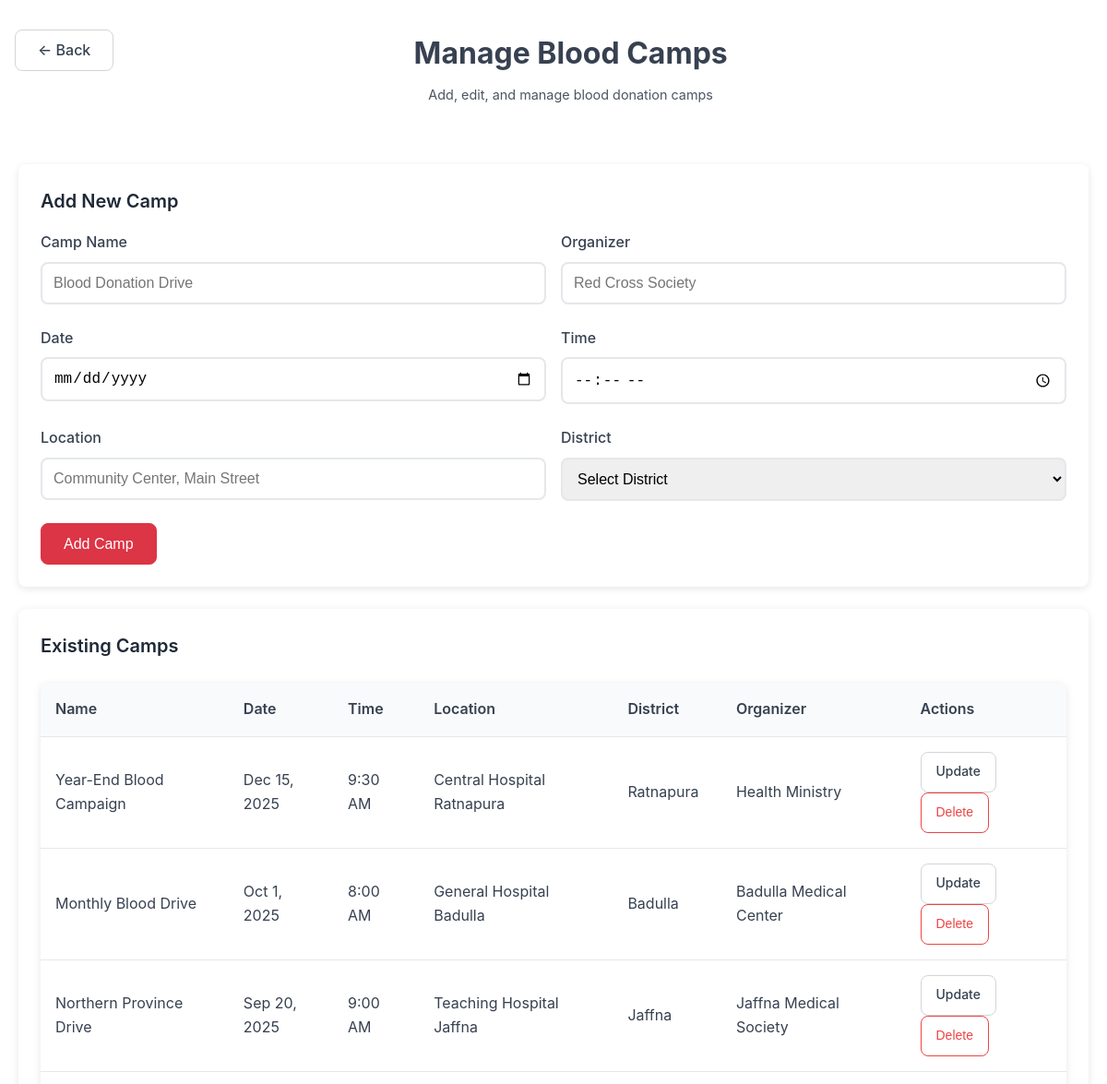
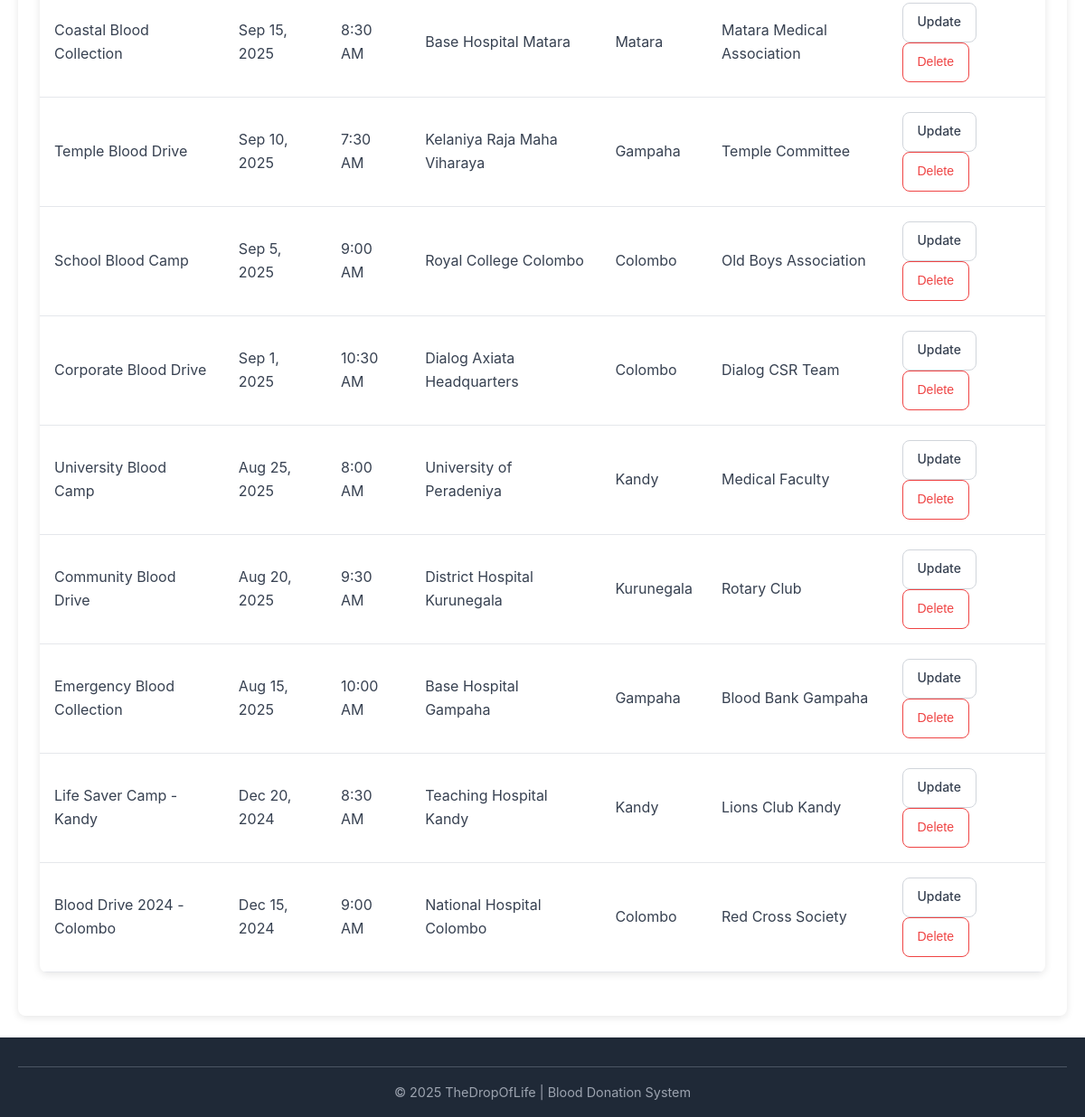
/manage-camps.php, run on the app's committed database (2 pictures, top to bottom).
### tables this page shows
CREATE TABLE camps (
    camp_id INT AUTO_INCREMENT PRIMARY KEY,
    name VARCHAR(100) NOT NULL,
    location VARCHAR(100) NOT NULL,
    district VARCHAR(100),
    date DATE NOT NULL,
    time TIME NOT NULL,
    organizer VARCHAR(100),
    created_at TIMESTAMP DEFAULT CURRENT_TIMESTAMP
);

### manage-camps.php (the view, shortened to what this page needs)
<?php
$edit_camp = null;
try {
    $db = Database::getInstance()->getConnection();
    $stmt = $db->query("SELECT * FROM camps ORDER BY date DESC");
    $camps = $stmt->fetchAll(PDO::FETCH_ASSOC);
} catch (Exception $e) {
    $camps = [];
    $message = '<div class="alert alert--danger">Error fetching camps: ' . $e->getMessage() . '</div>';
}
?>
<!DOCTYPE html>
<html lang="en">
<head>
    <link rel="stylesheet" href="assets/css/style.css">
</head>
<body>
    <main>
        <div class="page-header" style="padding-top: 2rem;">
            <a href="camps.php" class="btn btn--outline">← Back</a>
            <div class="page-header__content">
                <h1>Manage Blood Camps</h1>
                <p class="page-subtitle">Add, edit, and manage blood donation camps</p>
            </div>
        </div>
        <div class="container">
    <div class="card">
        <h2 class="card__title"><?= $edit_camp ? 'Edit Camp' : 'Add New Camp' ?></h2>
        <form method="POST" action="">
            <div class="form-row">
                <div class="form-group">
                    <label class="form-label" for="name">Camp Name</label>
                    <input type="text" class="form-control" name="name" id="name" required
                           placeholder="Blood Donation Drive" value="<?= $edit_camp ? htmlspecialchars($edit_camp['name']) : '' ?>">
                </div>
                <div class="form-group">
                    <label class="form-label" for="organizer">Organizer</label>
                    <input type="text" class="form-control" name="organizer" id="organizer" required
                           placeholder="Red Cross Society" value="<?= $edit_camp ? htmlspecialchars($edit_camp['organizer']) : '' ?>">
                </div>
            </div>
            <div class="form-row">
                <div class="form-group">
                    <label class="form-label" for="date">Date</label>
                    <input type="date" class="form-control" name="date" id="date" required
                           min="<?= date('Y-m-d') ?>" value="<?= $edit_camp ? $edit_camp['date'] : '' ?>">
                </div>
                <div class="form-group">
                    <label class="form-label" for="time">Time</label>
                    <input type="time" class="form-control" name="time" id="time" required
                           value="<?= $edit_camp ? $edit_camp['time'] : '' ?>">
                </div>
            </div>
            <div class="form-row">
                <div class="form-group">
                    <label class="form-label" for="location">Location</label>
                    <input type="text" class="form-control" name="location" id="location" required
                           placeholder="Community Center, Main Street" value="<?= $edit_camp ? htmlspecialchars($edit_camp['location']) : '' ?>">
                </div>
                <div class="form-group">
                    <label class="form-label" for="district">District</label>
                    <select class="form-control" name="district" id="district" required>
                        <option value="">Select District</option>
                    </select>
                </div>
            </div>
            <button type="submit" class="btn btn--primary"><?= $edit_camp ? 'Update Camp' : 'Add Camp' ?></button>
        </form>
    </div>
    <div class="card">
        <h2 class="card__title">Existing Camps</h2>
        <?php if (empty($camps)): ?>
            <p class="text-center">No camps found. Add your first camp above.</p>
        <?php else: ?>
            <div class="table-container">
                <table class="table">
                    <thead>
                        <tr>
                            <th>Name</th>
                            <th>Date</th>
                            <th>Time</th>
                            <th>Location</th>
                            <th>District</th>
                            <th>Organizer</th>
                            <th>Actions</th>
                        </tr>
                    </thead>
                    <tbody>
                        <?php foreach ($camps as $camp): ?>
                            <tr>
                                <td><?= htmlspecialchars($camp['name']) ?></td>
                                <td><?= date('M j, Y', strtotime($camp['date'])) ?></td>
                                <td><?= date('g:i A', strtotime($camp['time'])) ?></td>
                                <td><?= htmlspecialchars($camp['location']) ?></td>
                                <td><?= htmlspecialchars($camp['district']) ?></td>
                                <td><?= htmlspecialchars($camp['organizer']) ?></td>
                                <td>
                                    <a href="manage-camps.php?edit=<?= $camp['camp_id'] ?>" class="btn btn--outline btn--sm" style="margin-right: 0.5rem;">Update</a>
                                    <form method="POST" style="display: inline;"
                                          onsubmit="return confirm('Delete this camp?')">
                                        <button type="submit" class="btn btn--outline btn--danger btn--sm">Delete</button>
                                    </form>
                                </td>
                            </tr>
                        <?php endforeach; ?>
                    </tbody>
                </table>
            </div>
        <?php endif; ?>
        </div>
    </div>
</main>
<?php include 'includes/footer.php'; ?>
</body>
</html>

### assets/css/style.css (style rules this page uses)
:root { --primary: #dc3545; --primary-light: #f5c6cb; --success: #28a745; --warning: #ffc107; --danger: #dc3545; --gray-50: #f9fafb; --gray-100: #f3f4f6; --gray-200: #e5e7eb; --gray-300: #d1d5db; --gray-400: #9ca3af; --gray-500: #6b7280; --gray-600: #4b5563; --gray-700: #374151; --gray-800: #1f2937; --white: #ffffff; --shadow: 0 2px 8px rgba(0,0,0,0.1); --radius: 8px; }
* { margin: 0; padding: 0; box-sizing: border-box; }
html, body { height: 100%; margin: 0; padding: 0; }
body { font-family: -apple-system, BlinkMacSystemFont, 'Segoe UI', Roboto, sans-serif; line-height: 1.6; color: var(--gray-700); background: var(--white); min-height: 100vh; display: flex; flex-direction: column; }
main { flex: 1; }
.container { max-width: 1200px; margin: 0 auto; padding: 0 20px; }
.page-header { display: flex; justify-content: space-between; align-items: flex-start; margin-bottom: 2rem; flex-wrap: wrap; gap: 1rem; padding: 0 1rem; }
.page-header__content { flex: 1; text-align: center; }
.page-header__content h1 { margin: 0 0 0.5rem 0; }
.page-subtitle { margin: 0; color: #666; font-size: 0.9rem; }
.page-subtitle { color: var(--gray-600); margin-bottom: 2rem; text-align: center; }
.btn { display: inline-block; padding: 0.75rem 1.5rem; border: 1px solid transparent; border-radius: var(--radius); text-decoration: none; font-weight: 500; text-align: center; cursor: pointer; transition: all 0.2s; font-size: 1rem; line-height: 1.2; min-height: 44px; box-sizing: border-box; }
.btn--primary { background: var(--primary); color: var(--white); border-color: var(--primary); }
.btn--outline { background: var(--white); color: var(--gray-700); border: 1px solid var(--gray-300); }
.btn--danger { background: #ef4444; color: var(--white); border-color: #ef4444; }
.btn--outline.btn--danger { background: var(--white); color: #ef4444; border-color: #ef4444; }
.btn--sm { padding: 0.75rem 1rem; font-size: 0.875rem; min-height: 44px; }
.card { background: var(--white); border-radius: var(--radius); padding: 1.5rem; box-shadow: var(--shadow); margin-bottom: 1.5rem; }
.card__title { font-size: 1.25rem; font-weight: 600; color: var(--gray-800); margin-bottom: 1rem; }
.form-group { margin-bottom: 1.5rem; }
.form-label { display: block; margin-bottom: 0.5rem; font-weight: 500; color: var(--gray-700); }
.form-control { width: 100%; padding: 0.75rem; border: 2px solid var(--gray-200); border-radius: var(--radius); font-size: 1rem; transition: border-color 0.2s; }
.form-row { display: grid; grid-template-columns: 1fr 1fr; gap: 1rem; }
.table-container { background: var(--white); border-radius: var(--radius); overflow: hidden; box-shadow: var(--shadow); margin: 1.5rem 0; }
.table { width: 100%; border-collapse: collapse; }
.table th, .table td { padding: 1rem; text-align: left; border-bottom: 1px solid var(--gray-200); }
.table th { background: var(--gray-50); font-weight: 600; color: var(--gray-700); }

### data on the page
camps: name "Year-End Blood Campaign", date "Dec 15, 2025", time "9:30 AM", location "Central Hospital Ratnapura", district "Ratnapura", organizer "Health Ministry"
camps: name "Monthly Blood Drive", date "Oct 1, 2025", time "8:00 AM", location "General Hospital Badulla", district "Badulla", organizer "Badulla Medical Center"
camps: name "Northern Province Drive", date "Sep 20, 2025", time "9:00 AM", location "Teaching Hospital Jaffna", district "Jaffna", organizer "Jaffna Medical Society"
camps: name "Coastal Blood Collection", date "Sep 15, 2025", time "8:30 AM", location "Base Hospital Matara", district "Matara", organizer "Matara Medical Association"
camps: name "Temple Blood Drive", date "Sep 10, 2025", time "7:30 AM", location "Kelaniya Raja Maha Viharaya", district "Gampaha", organizer "Temple Committee"
camps: name "School Blood Camp", date "Sep 5, 2025", time "9:00 AM", location "Royal College Colombo", district "Colombo", organizer "Old Boys Association"
camps: name "Corporate Blood Drive", date "Sep 1, 2025", time "10:30 AM", location "Dialog Axiata Headquarters", district "Colombo", organizer "Dialog CSR Team"
camps: name "University Blood Camp", date "Aug 25, 2025", time "8:00 AM", location "University of Peradeniya", district "Kandy", organizer "Medical Faculty"
camps: name "Community Blood Drive", date "Aug 20, 2025", time "9:30 AM", location "District Hospital Kurunegala", district "Kurunegala", organizer "Rotary Club"
camps: name "Emergency Blood Collection", date "Aug 15, 2025", time "10:00 AM", location "Base Hospital Gampaha", district "Gampaha", organizer "Blood Bank Gampaha"
camps: name "Life Saver Camp - Kandy", date "Dec 20, 2024", time "8:30 AM", location "Teaching Hospital Kandy", district "Kandy", organizer "Lions Club Kandy"
camps: name "Blood Drive 2024 - Colombo", date "Dec 15, 2024", time "9:00 AM", location "National Hospital Colombo", district "Colombo", organizer "Red Cross Society"
